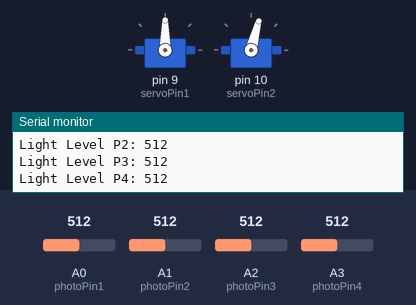
The sketch below on a simulated Arduino Uno, built with avr-gcc and run on an emulated ATmega328P. Shown: 2 × servo, the last lines printed to the serial monitor. The inputs (shaded band) are chosen by the test bench; at power-on: A2 (photoPin3) = 512, A3 (photoPin4) = 512, A0 (photoPin1) = 512, A1 (photoPin2) = 512.

Above: at 1.2 s.
1.3 s: A2 (photoPin3) set to 449
4.3 s: A2 (photoPin3) set to 423
At 5.93 s:
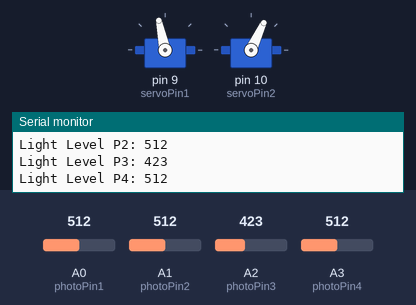
7.3 s: A3 (photoPin4) set to 669
10.3 s: A3 (photoPin4) set to 689
At 10.56 s:
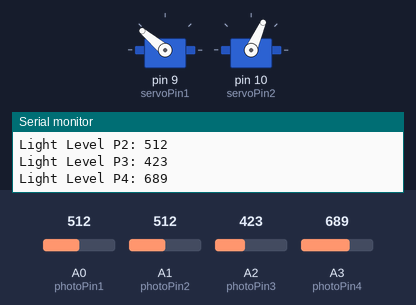
13.3 s: A0 (photoPin1) set to 527
At 14.5 s:
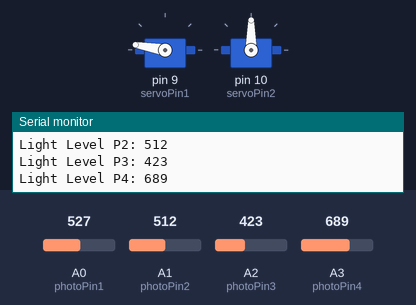
16.3 s: A1 (photoPin2) set to 55
At 17.86 s:
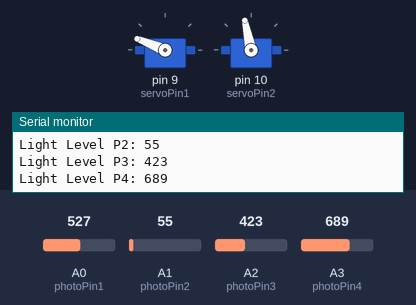
Timing chart, 0 to 24.0 s (numbered marks = the images above; inputs shaded):
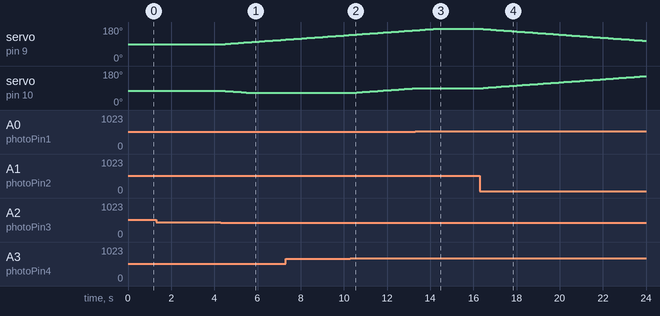

Measured:
- the behaviour switches between 432 and 431 on A2 (photoPin3) (found by bisection; images 0 and 1)
- the behaviour switches between 681 and 682 on A3 (photoPin4) (found by bisection; images 1 and 2)
- the behaviour switches between 519 and 520 on A0 (photoPin1) (found by bisection; images 2 and 3)
- after the input at 4.3 s, servo on pin 9 (servoPin1): moves from 90° to 113° over 2.7 s, starting after 0.21 s; servo on pin 10 (servoPin2): moves from 75° to 65° over 1.1 s, starting after 0.21 s
- after the input at 10.3 s, servo on pin 10 (servoPin2): moves from 65° to 89° over 2.8 s, starting after 0.18 s
- after the input at 13.3 s, servo on pin 10 (servoPin2): goes on until 13.4 s, then stays 90°
- after the input at 16.3 s, servo on pin 9 (servoPin1): moves from 170° to 107° over 7.5 s, starting after 0.15 s; servo on pin 10 (servoPin2): moves from 90° to 153° over 7.5 s, starting after 0.15 s

The sketch:

tracking_logic_full.ino
```cpp
#include <Servo.h>

int photoPin1 = A0; // Pin connected to the voltage divider
int photoPin2 = A1; // Pin connected to the voltage divider
int photoPin3 = A2;
int photoPin4 = A3;

int servoPin1 = 9;
int servoPin2 = 10;

int swivelAngle = 90;
int pitchAngle = 75;

Servo swivServo;  // Create a servo object
Servo pitchServo;  // Create a servo object


void setup() {
  Serial.begin(9600); // Initialize serial monitor at 9600 baud
  swivServo.attach(servoPin1);
  pitchServo.attach(servoPin2);

  swivServo.write(swivelAngle);
  pitchServo.write(pitchAngle);
}


void down(){
  pitchAngle--;
  if( pitchAngle < 65 ){
    pitchAngle = 65;
  }
  pitchServo.write(pitchAngle);
}

void up(){
  pitchAngle++;
  if( pitchAngle > 170 ){
    pitchAngle = 170;
  }
  pitchServo.write(pitchAngle);
}

void left(){
  swivelAngle++;
  if( swivelAngle > 170 ){
    swivelAngle = 170;
  }
  swivServo.write(swivelAngle);
}

void right(){
  swivelAngle--;
  if( swivelAngle < 15 ){
    swivelAngle = 15;
  }
  swivServo.write(swivelAngle);
}


void loop() {
  int lightValue1 = analogRead(photoPin1);  // Read value (0 to 1023)
  int lightValue2 = analogRead(photoPin2);  // Read value (0 to 1023)
  int lightValue3 = analogRead(photoPin3);  // Read value (0 to 1023)
  int lightValue4 = analogRead(photoPin4);  // Read value (0 to 1023)


  Serial.print("Light Level P1: ");
  Serial.println(lightValue1); // Display value on Serial Monitor
  Serial.print("Light Level P2: ");
  Serial.println(lightValue2); // Display value on Serial Monitor
  Serial.print("Light Level P3: ");
  Serial.println(lightValue3); // Display value on Serial Monitor
  Serial.print("Light Level P4: ");
  Serial.println(lightValue4); // Display value on Serial Monitor

  delay(100); // Wait 500ms between readings
  Serial.println();

  // compare the light level of the four photoresistors
  // If they are almost the same, do not adjust servo
  // If one is less than the other, adjust servo to even out the readings.

  int mean = (lightValue1 + lightValue2 + lightValue3 + lightValue4) / 4;

  // check to move up
  if(abs((lightValue1 + lightValue2) - (lightValue3 + lightValue4)) > 80){    // First check if they are close in light level
    if( ((lightValue1 + lightValue2) - (lightValue3 + lightValue4)) < 0 ){        // if the top two resistors have less light, move the panel up
      up();

    }else{      // if the top two resistors have more light than the bottom two, then move the panel down
      down();
    }
  }


  // check to move left/right
  if(abs((lightValue1 + lightValue3) - (lightValue2 + lightValue4)) > 80){    // First check to see if they are close in light level
    if( ((lightValue1 + lightValue3) - (lightValue2 + lightValue4)) < 0 ) {   // if the right two resistors have more light, then move panel to the left
      left();

    }else{
      right();
    }
  }

}
```
